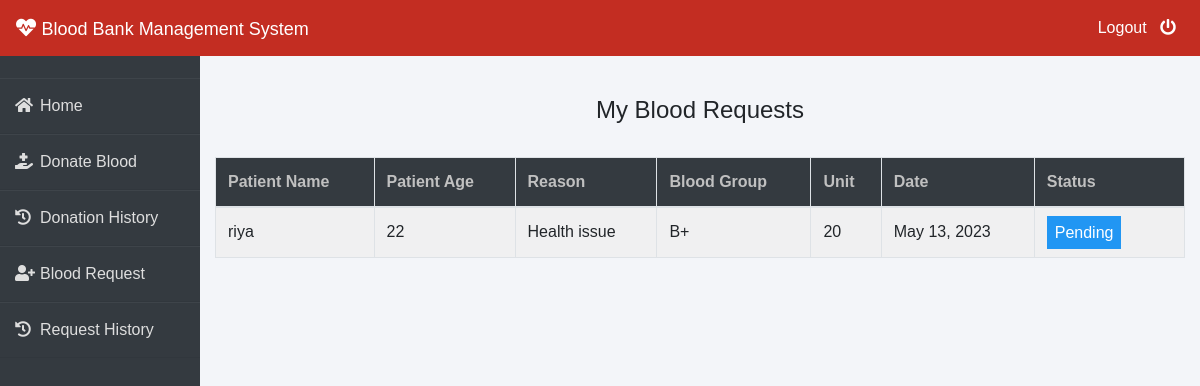
The page /donor/request-history (signed in) on the database its author committed.
### blood/models.py (models this page shows, shortened)
class BloodRequest(models.Model):
    request_by_patient=models.ForeignKey(pmodels.Patient,null=True,on_delete=models.CASCADE)
    request_by_donor=models.ForeignKey(dmodels.Donor,null=True,on_delete=models.CASCADE)
    patient_name=models.CharField(max_length=30)
    patient_age=models.PositiveIntegerField()
    reason=models.CharField(max_length=500)
    bloodgroup=models.CharField(max_length=10)
    unit=models.PositiveIntegerField(default=0)
    status=models.CharField(max_length=20,default="Pending")
    date=models.DateField(auto_now=True)

### donor/views.py (the view)
# urls.py: path('request-history', views.request_history_view,name='request-history'),
def request_history_view(request):
    donor= models.Donor.objects.get(user_id=request.user.id)
    blood_request=bmodels.BloodRequest.objects.all().filter(request_by_donor=donor)
    return render(request,'donor/request_history.html',{'blood_request':blood_request})

### templates/donor/request_history.html (shortened to what this page needs)
{% extends 'donor/donorbase.html' %}
{% block content %}
{% load widget_tweaks %}
{%load static%}
<head>
   </head>
<br><br>
<div class="container">
    <H4 class="text-center">My Blood Requests</H4><br>
    <table class="table table-light table-hover table-bordered table-striped">
        <thead class="bg-dark">
            <tr>
                <th scope="col" style="color: rgb(192, 192, 192);">Patient Name</th>
                <th scope="col" style="color: rgb(192, 192, 192);">Patient Age</th>
                <th scope="col" style="color: rgb(192, 192, 192);">Reason</th>
                <th scope="col" style="color: rgb(192, 192, 192);">Blood Group</th>
                <th scope="col" style="color: rgb(192, 192, 192);">Unit</th>
                <th scope="col" style="color: rgb(192, 192, 192);"> Date</th>
                <th scope="col" style="color: rgb(192, 192, 192);">Status</th>
            </tr>
        </thead>
        <tbody>
            {% for t in blood_request %}
            <tr>
                <td> {{t.patient_name}}</td>
                <td>{{t.patient_age}}</td>
                <td>{{t.reason}}</td>
                <td>{{t.bloodgroup}}</td>
                <td>{{t.unit}}</td>
                <td>{{t.date}}</td>
                {% if t.status == 'Approved' %}
                <td><span class="label success"> Approved</span></td>
                {% elif t.status == 'Rejected' %}
                <td><span class="label danger">Rejected</span></td>
                {% else %}
                <td><span style="color: white;margin-left: 0px;" class="label info">Pending</span></td>
                {% endif %}
            </tr>
            {% endfor %}
        </tbody>
    </table>
</div>
{% endblock content %}

### templates/donor/donorbase.html (style rules this page uses)
* { margin: 0; padding: 0; box-sizing: border-box; list-style: none; text-decoration: none; font-family: 'Josefin Sans', sans-serif; }
body { background-color: #f3f5f9; }
.wrapper .main_content .info { margin: 20px; color: #717171; line-height: 25px; }

### templates/donor/request_history.html (style rules this page uses)
.label { color: white; padding: 8px; }
.info { background-color: #2196F3; }

### rows shown on the page
BloodRequest: patient_name "riya", patient_age "22", reason "Health issue", bloodgroup "B+", unit "20", date "May 13, 2023", status "Pending"
